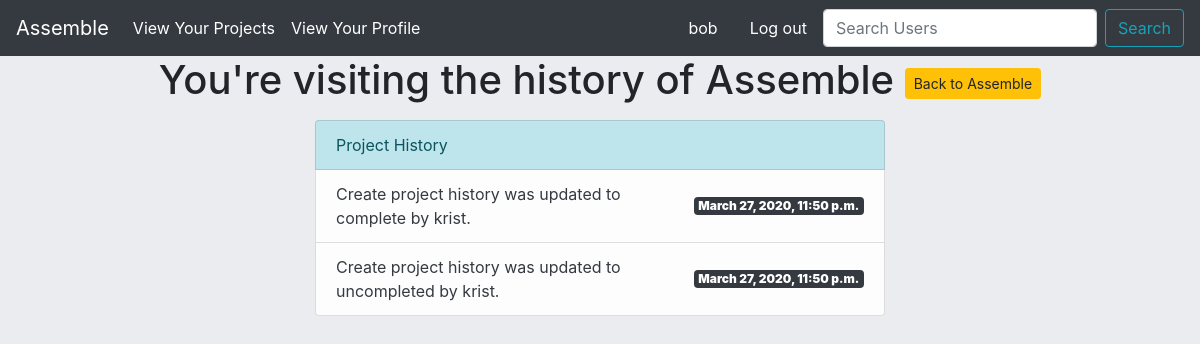
Screenshot of /project-list/project-detail/history/2/ (signed in) with the database file from the repository.
### assemble/models.py (models this page shows, shortened)
class Project(models.Model):
    name = models.CharField(max_length=60)
    description = models.TextField(max_length=400)
    user = models.ManyToManyField('Profile',blank=True)
    owner = models.ForeignKey('Profile',blank=True,on_delete=models.CASCADE,related_name="creator")
    slug = models.SlugField(max_length=100,unique=True,blank=True,null=True)
    completed= models.BooleanField(default=False)

class ProjectHistory(models.Model):
    previous_field = models.CharField(max_length=200,blank=True)
    updated_field = models.CharField(max_length=200,blank=True)
    date_changed = models.DateTimeField(auto_now_add=True)
    status = models.CharField(max_length=20,null=True)
    user = models.CharField(max_length=100,null=True,blank=True)
    project = models.ForeignKey(Project,on_delete=models.CASCADE)
    list_string = None
    def __init__(self,*args,**kwargs):
        super(ProjectHistory,self).__init__(*args,**kwargs)
        self.create_history_string()
    """
    pre_save(sender,instance,raw,using,update_fields):
    This is sent at the beginning of a model's save method
        sender- the model class
        instance- the actual instance being saved
        raw - A boolean; True if the model is saved exactly as presented
        using- the database alias being used
        update_fields - the set of fields to update as passed to Model.save() or None if update_fields wasn't passed.

    post_save(sender,instance,raw,using,update_fields)
    This is sent at the end of the save method
        sender - the model class
        instance- the actual instance being saved
        created  -  A boolean, True if a new record is created
        raw - same as pre_save
        using - ""
        updated_fields - ""

    pre_delete(sender,instance,using):
    Sent at the beginning of a models delete() method and a queryset's delete() method

        sender- the model class
        instance - the actual instance being deleted
        using - ""

    post_delete(sender,instance,using):
    Sent at the end of a model's delete() and a queryset's delete9) method.

        sender - the model class
        instance - the actual instance being deleted. Note that the object will no longer be in the database.
        using - the database alias being used

    m2m_changed(sender,instance,action,reverse,model,pk_set,using):
    Sent when a ManyToManyField is changed on a model instance. Strictly speaking, this is not a model signal since it is sent by the ManyToManyField, but it complements the pre_save/post_save and pre_delete/post_delete when it comes to tracking changes to models.

        sender - The immediate model calss describing the ManyToManyField. This class is automatically created when a many-to-many field is defined; you can access it using thr though attribute on the many-to-many-field.
        instance- the instance whose many-to-many relation is updated. This can be an instance of the sender, or of the class the m2m is related to.
        action- a string indicating the type of update that is done to the relationship.
            "pre_add" - sent before one or more objects are added to the relation.
            "post_add" - sent after one or more objects are added to the relation.
            "pre_remove" - sent ebfore one or more objects are removed from the relation.
    """
    def create_history_string(self):
        if self.status == "deleted":
            self.list_string= f"{self.previous_field} was {self.status} by {self.user}."
        elif self.status == "edited":
            self.list_string= f"{self.previous_field} was {self.status} to {self.updated_field} by {self.user}."
        elif self.status == "updated to true":
            self.list_string = f"{self.previous_field} was updated to complete by {self.user}."
        elif self.status == "updated to false":
            self.list_string = f"{self.previous_field} was updated to uncompleted by {self.user}."
        elif self.status == "created":
            self.list_string= f"{self.previous_field} was created by {self.user}."

### assemble/views.py (the view)
# urls.py: path('project-list/project-detail/history/<pk>/',history_view,name='project-history'),
def history_view(request,pk):
    project = Project.objects.get(id=pk)
    render_list = ProjectHistory.objects.filter(project__id = pk).order_by('-date_changed')
    context={
        'project':project,
        'render_list':render_list
    }
    return render(request,'assemble/history.html',context)

### templates/assemble/history.html
{% extends 'assemble/base.html' %}
{% block content %}
<h1 class="text-center">You're visiting the history of {{project.name}} <a href="{% url 'project-detail' project.slug %}" class="btn btn-sm btn-warning">Back to {{project.name}}</a></h1>
<div class="row justify-content-center mt-3">
    <div class="col-sm-6">
        <ul class="list-group">
            <li class="list-group-item list-group-item-info">Project History</li>
            {% if render_list == 0 %}
                <li class="list-group-item list-group-item-danger text-dark d-flex justify-content-between align-items-center">
                    You haven't made any changes to your project yet! Try adding some components and breaking down your project
                    to get started.
                </li>
            {% else %}
                {% for record in render_list %}
                    <li class="list-group-item list-group-item-light text-dark d-flex justify-content-between align-items-center">
                        {{ record.list_string }}
                        <span class="badge badge-dark">
                            <strong>{{record.date_changed}}</strong>
                        </span>
                    </li>
                {% endfor %}
            {% endif %}
        </ul>
    </div>
</div>
{% endblock content %}

### templates/assemble/navbar_horizontal.html (shortened to what this page needs)
<nav class="navbar sticky-top navbar-expand-lg navbar-light bg-dark">
    <a class="navbar-brand text-white" href="{% url 'home' %}">
        Assemble
    </a>
    <ul class="navbar-nav mr-auto">
        {% if not user.is_authenticated %}
            <li class="nav-item">
                <a class="nav-link text-white" href="{% url 'login' %}">Login</a>
            </li>
            <li class="nav-item">
                <a class="nav-link text-white" href="{% url 'sign-up' %}">Sign up</a>
            </li>
        </ul>
        {% else %}
            <li class="nav-item">
                <a class="nav-link text-white" href="{% url 'project-list' %}">
                    View Your Projects
                </a>
            </li>
            <li class="nav-item">
                <a class="nav-link text-white" href="{% url 'profile' %}">
                    View Your Profile
                </a>
            </li>
        </ul>
        <a class="nav-link disabled navbar-text text-white">{{ user.username }}</a>
        <a class="nav-link text-white navbar-text" href="{% url 'logged_out' %}">Log out</a>
        <form class="form-inline" method="post" action="{% url 'search-user' %}">
            <input class="form-control mr-sm-2" name="username" type="search" placeholder="Search Users" aria-label="Search">
            <button class="btn btn-outline-info my-2 my-sm-0" type="submit">Search</button>
        </form>
        {% endif %}
</nav>

### rows the page displays
Project: name "Assemble"
ProjectHistory: list_string "Create project history was updated to complete by krist.", date_changed "March 27, 2020, 11:50 p.m."
ProjectHistory: list_string "Create project history was updated to uncompleted by krist.", date_changed "March 27, 2020, 11:50 p.m."

### other values shown
{{ user.username }} "bob"
